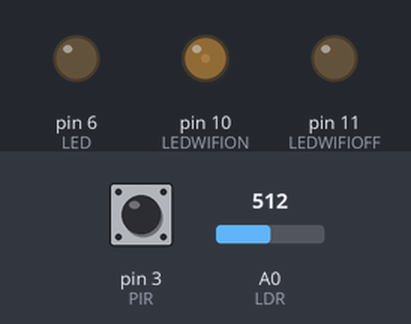
Recording of a sketch running on a simulated Arduino Uno, built with avr-gcc and run on an emulated ATmega328P. Shown: output pins drawn as LEDs (lit = HIGH). Inputs (shaded band) come from the test bench; at power-on: pin 3 (PIR) LOW, A0 (LDR) = 512. WiFi joins after 1.5 s; servers stay silent unless stated; the modem accepts every AT command (registered, SIM ready, sends succeed) and sends nothing else; what the sketch prints to the serial monitor is not drawn.

Above: at 4.2 s.
4.3 s: pin 3 (PIR) driven HIGH
At 4.75 s:
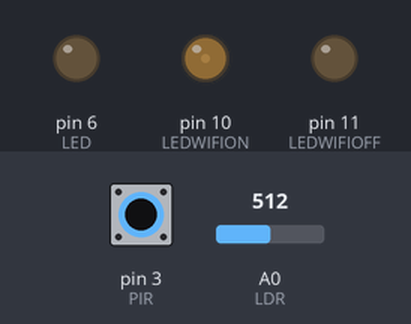
7.3 s: A0 (LDR) set to 581
10.3 s: A0 (LDR) set to 608
At 11.5 s:
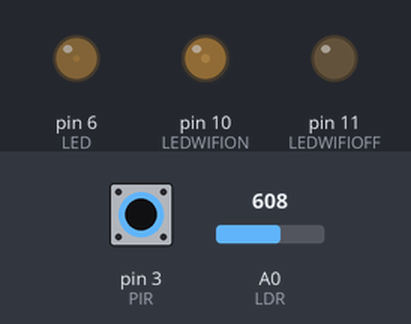
11.8 s: pin 3 (PIR) driven LOW
At 12.21 s:
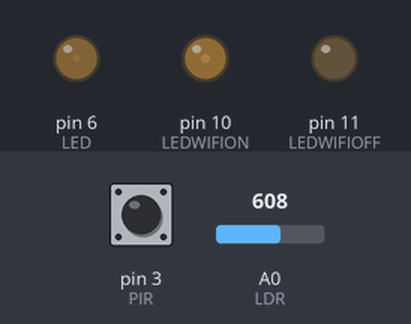
14.8 s: pin 3 (PIR) pulsed HIGH 2 times (0.12 s each, 0.3 s apart)
At 16.83 s:
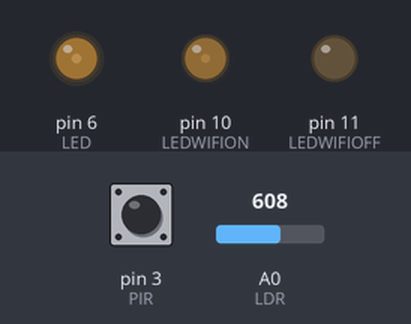
18.4 s: pin 3 (PIR) driven HIGH
At 20.28 s:
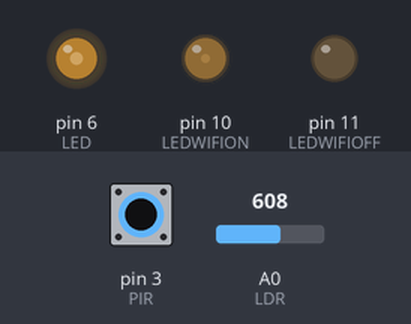
Timing chart, 0 to 22.4 s (numbered marks = the images above; inputs shaded):
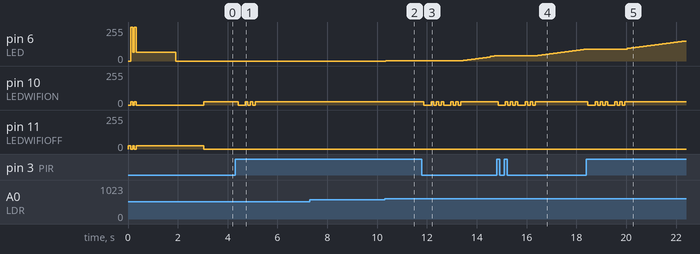

The sketch:

SmartEnergyCampus.ino
```cpp
/*
  Project: Smart Energy Campus
  Year: 2022 / 2023
        LESI @ IPCA
  Authors:  2727 Nuno Mendes
           21138 Rosario Silva
           21153 Tiago Azevedo
           21156 Francisco Pereira
*/

#include <WiFiEsp.h>
#include <WiFiEspClient.h>
//#include <WiFiEspServer.h>
#include "SoftwareSerial.h"
#include "TimerOne.h"

SoftwareSerial softserial(4, 5);  // RX, TX
byte mac[6];
IPAddress ip;

//char serveraddress[] = "10.10.10.2";  // endereco do servidor web e base de dados
char ssid[] = "smartenergy";          // nome de rede sem fios (SSID)
char pass[] = "20222023lesi";         // senha da rede sem fios

// Inicializa o cliente de rede
WiFiEspClient client;
int status = WL_IDLE_STATUS;
int reqCount = 0;      // Em modo servidor web: numero de pedidos recebidos

#define LED 6          // pino de output dos LEDs, porta PWM
#define LDR 0          // pino de input do sensor de luz
#define PIR 3          // pino de input do sensor de movimento
#define interruptPin 3 // pino de input do sensor de movimento para a funcao de interrupt via detecao de movimento
#define LEDWIFION 10   // wireless conetado e a funcionar
#define LEDWIFIOFF 11  // wireless nao conetado
#define MAXLED 24      // LED maximum value during tests
#define LDRmax 1000    // LDR maximum input
#define LDRmin 40      // LDR minimum input
#define LDRmed 600     // 600 para efeitos de testes dentro de casa, 400 no IPCA
#define TIMEmax 20     // tempo maximo em segundos para os LEDs ligados
#define valLEDmin 2    // valor dos LEDs quando ligados mas sem movimentom, em standby
#define valINCREMENT 4 // valor de incremento / decremento na suavizacao de alteracao do valor da iluminacao

int counter = 0;	   // armazena a quantidade de segundos passados para o interrupt atraves do timer
int periodo = 120;     // tempo em segundos em que sao enviados periodicamente dados para o servidor
int valLED = 0;        // valor inicial
int stateLED = LOW;    // valor inicial do estado dos LEDs desligados
int valLDR = 0;        // valor inicial
long valLDRnew = 0;    // valor incicial
int valPIR = 0;        // valor inicial
int statePIR = LOW;    // sem deteção de movimento
uint32_t timer = 0;    // temporizador para o tempo dos LEDs ligados
uint32_t timer2 = 0;
int sendData = 0;      // estado do envio de dados para o servidor

//WiFiEspServer server(80);

void info() {
  // informacao inicial no arranque do sistema
  Serial.println("\n\n\n\n");
  Serial.println("Smart Energy Campus version 0.5 @ IPCA 2022/2023\n");
  Serial.println(" 2727 Nuno Mendes");
  Serial.println("21138 Rosario Silva");
  Serial.println("21153 Tiago Azevedo");
  Serial.println("21156 Francisco Pereira");
  //delay(750);
}

void test() {
  Serial.println("\n[Testing]");
  delay(500);

  Serial.print("\n- Ilumination...");
  // aumentar o brilho
  Serial.print("\n Bright up ");
  for(int i=0; i<=255; i++) {
    //if ((i % 2) == 0) Serial.print("+");
    ++i;
    analogWrite(LED, i);
    delay(10);
  }
  // reduzir o brilho
  Serial.print("\n Bright down ");
  for(int i=255; i>=0; i--){
    //if ((i % 2) == 0) Serial.print("-");
    --i;
    analogWrite(LED, i);
    delay(10);
  }
  analogWrite(LED, 0);    // desliga os LEDs

  Serial.print("\n\n- Light Sensor LDR... ");
  for(int i=0; i<=127; i++) {
    if ((i % 30) == 0) Serial.print("\n");
    valLDR = analogRead(LDR);
    Serial.print(" ");
    Serial.print(valLDR);
    delay(10);
  }
  valLDR = 0;

  Serial.print("\n\n- Motion Sensor PIR... ");
  for(int i=0; i<=127; i++) {
    if ((i % 60) == 0) Serial.print("\n");
    valPIR = digitalRead(PIR);
    Serial.print(" ");
    Serial.print(valPIR);
    delay(10);
  }
  valPIR = LOW;

  Serial.print("\n\n- Network LEDs... ");
  for(int i=0; i<=10; i++) {
    analogWrite(LEDWIFION, 0);
    analogWrite(LEDWIFIOFF, MAXLED);
    delay(100);
    analogWrite(LEDWIFION, MAXLED);
    analogWrite(LEDWIFIOFF, 0);
    delay(100);
  }
  analogWrite(LEDWIFION, 0);
  analogWrite(LEDWIFIOFF, 0);
  Serial.println("\n");
}

void setup() {
  pinMode(LED, OUTPUT);
  pinMode(LEDWIFION, OUTPUT);
  pinMode(LEDWIFIOFF, OUTPUT);
  pinMode(LDR, INPUT);
  pinMode(PIR, INPUT);
  pinMode(interruptPin, INPUT_PULLUP);
  analogWrite(LED, 0);    // Desliga os LEDs
  analogWrite(LEDWIFION, 0);
  analogWrite(LEDWIFIOFF, MAXLED);

  // inicializacao do Interrupt atraves da detecao de movimento com o sensor PIR
  attachInterrupt(digitalPinToInterrupt(interruptPin), detectionPIR, CHANGE);

  // inicializacao do Interrupt atraves de um Timer
  Timer1.initialize(500000);
  Timer1.setPeriod(1000000);            // definido para periodos de 1 segundo
  Timer1.attachInterrupt(periodic);     // funcao que invoca quando e' atingido o periodo

  // inicializa a consola serie para depuracao (debug)
  Serial.begin(9600);

  // Info do projeto
  info();

  // Testando os componentes externos
  //test();

  // incializacao serie para o modulo ESP
  analogWrite(LEDWIFIOFF, MAXLED);
  Serial.println("\n[Network connection]");
  softserial.begin(115200);
  softserial.write("AT+CIOBAUD=9600\r\n");
  softserial.write("AT+RST\r\n");
  softserial.begin(9600);
  // inicializa o modulo ESP
  WiFi.init(&softserial);

  // verifica a presença do shield WiFi
  if (WiFi.status() == WL_NO_SHIELD) {
    Serial.println("WiFi shield not present");
    // nao continua
    while (true)
      ;
  }

  // tentiva de conetar a rede sem fios
  while (status != WL_CONNECTED) {
    analogWrite(LED, 255);
    analogWrite(LEDWIFION, MAXLED);
    analogWrite(LEDWIFIOFF, 0);
    delay(75);
    analogWrite(LED, 64);
    analogWrite(LEDWIFION, 0);
    analogWrite(LEDWIFIOFF, MAXLED);
    delay(75);
    analogWrite(LED, 255);
    analogWrite(LEDWIFION, MAXLED);
    analogWrite(LEDWIFIOFF, 0);
    delay(75);
    analogWrite(LED, 64);
    analogWrite(LEDWIFION, 0);
    analogWrite(LEDWIFIOFF, MAXLED);
    delay(75);

    Serial.print("Tentando conetar a rede com SSID: ");
    Serial.println(ssid);
    // Conetar a rede sem fios com WPA/WPA2
    status = WiFi.begin(ssid, pass);
    analogWrite(LED, 0);
  }

  Serial.println("Esta ligado a rede sem fios");
  printWifiStatus();
  analogWrite(LEDWIFION, MAXLED);
  analogWrite(LEDWIFIOFF, 0);

  // inicia o servidor web do poste na porta 80
  //server.begin();
}

void inputs() {
  valLDR = analogRead(LDR);     // leitura do valor do sensor LDR

  /*
  // Este bloco de codigo foi substituido pelo interrupt via detecao de movimento, funcao detectionPIR()
  valPIR = digitalRead(PIR);    // leitura do valor do sensor de movimento PIR
  if (valPIR == HIGH) {
    statePIR = HIGH;            // estado de detecao de movimento passa a TRUE
    sendDataToServer();
  }
  */
}

void outputs() {
  // LDRmax - pouca iluminacao, sem sol, escuro
  // LDRmin - muita iluminacao, muito sol
  if (valLDR <= LDRmin ) valLDR=LDRmin;
  if (valLDR >= LDRmax) valLDR=LDRmax;
  valLDRnew = (long) (valLDR * 100 / LDRmax );     // converter para percentagem 0% a 100%
  int valLEDnew =  (int) (255  * valLDRnew / 100); // atribui ao LED o valor de iluminacao ideal de acordo com o sensor de input LDR

  if (valLDR >= LDRmed) {

    if (statePIR==HIGH) {   // caso volte a detetar movimento reinicia o timer
      timer = TIMEmax;      // o tempo de LEDs ligados volta ao maximo
      stateLED = HIGH;      // liga os LEDs
      sendDataToServer();
      statePIR = LOW;       // estado detecao de movimento passa a FALSO
    }

    if (timer > TIMEmax) timer = TIMEmax;
    if (timer > 0) {
      timer = timer - (millis() - timer2);  // atualiza o tempo restante guardado na variavel timer
      // Ajusta o valor da iluminacao conforme a intensidade de luz "solar", o novo valor que esta guardado em valLEDnew
      if (valLED < valLEDnew) valLED=valLED + valINCREMENT;
      if (valLED > valLEDnew) valLED=valLED - valINCREMENT;
    } else {                      // reduz o valor da iluminacao dos LEDs ao valor mínimo, iluminacao de presenca
      timer = 0;
      stateLED = HIGH;
      if (valLED > valLEDmin) {   // reduz a iluminacao até ser igual ao valor de iluminacao de presenca valLEDmin
        valLED = valLED - valINCREMENT;
      } else {
        valLED = valLEDmin;
      }
    }

    analogWrite(LED, valLED);     // atribui a iluminacao atual aos LEDs
  } else {                        // desliga os LEDs
    stateLED = LOW;
    valLED = 0;                   // atribui a iluminacao a zero...
    analogWrite(LED, valLED);     // ...e desliga os LEDs
    timer = 0;
    //sendDataToServer();
  }

  // envia para a consola os dados atuais de input e output
  Serial.print("\nLight actual value: "); Serial.print(valLED);
  Serial.print("| Light next value: "); Serial.print(valLEDnew);
  Serial.print("| Light state: "); Serial.print(stateLED);
  Serial.print("| LDR value: "); Serial.print(valLDR);
  Serial.print("| LDR %: "); Serial.print(valLDRnew);
  Serial.print("| PIR value: "); Serial.print(valPIR);
  Serial.print("| PIR state: "); Serial.print(statePIR);
  Serial.print("| Timer: "); Serial.print(timer);
  Serial.print("| Counter: "); Serial.print(counter);
  delay(75);

  timer2 = millis();    // regista o tempo atual
  if (statePIR == HIGH && stateLED == LOW) {
    statePIR = LOW;
  }
}

void loop() {
  // funcao para fazer a leitura de todos os inputs (sensores)
  inputs();   // leitura de sensores
  outputs();  // comandos para os atuadores
  if (sendData == HIGH) {     // caso TRUE invoca a funcao para o envio de dados para o servidor
    sendDataToServer();
    sendData=LOW;
  }

/* inicio: serviço http do proprio poste de iluminacao*/
/*
  // fica a espera de ligacoes de clientes
  WiFiEspClient client = server.available();
  if (client) {
    Serial.println("Nova ligacao http");
    // um pedido http termina com uma linha em branco
    boolean currentLineIsBlank = true;
    while (client.connected()) {
      if (client.available()) {
        char c = client.read();
        Serial.write(c);
		// se chegou ao fim da linha (recebeu um caracter de nova linha) e a linha está em branco,
		// o pedido http terminou, entao ja se pode enviar uma resposta
        if (c == '\n' && currentLineIsBlank) {
          Serial.println("Enviado resposta http");

          // envia um cabeçalho de resposta http padrão
          // use \r\n em vez de muitas instruções println para acelerar o envio de dados
          client.print(
            "HTTP/1.1 200 OK\r\n"
            "Content-Type: text/html\r\n"
            "Connection: close\r\n"  // a ligacao será fechada após a conclusão da resposta
            "Refresh: 5\r\n"         // recarrega a pagina automaticamente a cada 5 segundos
            "\r\n");
          client.print("<!DOCTYPE HTML>\r\n");
          client.print("<html>\r\n");
          client.print("<h4>Smart Energy Campus</h4>\r\n");
          client.print("<h1>Lamp Post</h1>\r\n");
          client.print("<h2>Network</h2>\r\n");
          client.print("Mac Address: ");
          client.print(mac[5],HEX);client.print(":");client.print(mac[4],HEX);client.print(":");client.print(mac[3],HEX);client.print(":");
          client.print(mac[2],HEX);client.print(":");client.print(mac[1],HEX);client.print(":");client.print(mac[0],HEX);
          client.print("<br>\r\n");
          client.print("IP Address: ");
          client.print(ip);
          client.print("<br>\r\n");
          client.print("<h2>Status</h2>\r\n");
          client.print("Light value: ");  client.print(valLED); client.print("<br>\r\n");
          client.print("Light state: ");  client.print(stateLED); client.print("<br>\r\n");
          client.print("LDR value: ");    client.print(valLDR); client.print("<br>\r\n");
          client.print("LDR %: ");        client.print(valLDRnew); client.print("<br>\r\n");
          client.print("PIR value: ");    client.print(valPIR); client.print("<br>\r\n");
          client.print("PIR state: ");    client.print(statePIR); client.print("<br>\r\n");
          client.print("Timer: ");        client.print(timer); client.print("<br>\r\n");
          client.print("<br>\r\n");
          client.print("Requests received: "); client.print(++reqCount);
          client.print("<br>\r\n");

          client.print("</html>\r\n");
          break;
        }
        if (c == '\n') {
          // Iniciando uma nova linha
          currentLineIsBlank = true;
        } else if (c != '\r') {
          // Obteve um caracter na linha atual
          currentLineIsBlank = false;
        }
      }
    }
    // Dando tempo ao navegador da web para receber os dados
    delay(10);

    // Terminar a ligacao
    client.stop();
    Serial.println("Cliente desconetado");
  } */
  /* fim: serviço http do proprio poste de iluminacao*/
}

void printWifiStatus() {
  // escreve na consola o SSID da rede sem fios a qual esta ligado
  Serial.print("SSID: ");
  Serial.println(WiFi.SSID());

  // escreve na consola o endereco IP do shield WiFi
  ip = WiFi.localIP();
  Serial.print("IP Address : "); Serial.println(ip);
  WiFi.macAddress(mac);
  Serial.print("MAC Address: ");
  Serial.print(mac[5],HEX);  Serial.print(":");
  Serial.print(mac[4],HEX);  Serial.print(":");
  Serial.print(mac[3],HEX);  Serial.print(":");
  Serial.print(mac[2],HEX);  Serial.print(":");
  Serial.print(mac[1],HEX);  Serial.print(":");
  Serial.println(mac[0],HEX);

  // escreve na consola o link para abrir a partir de um navegador/browser
  Serial.print("\nPara acesso direto ao poste abrir num browser o endereco http://");
  Serial.println(ip);
  delay(1000);
}

void sendDataToServer() { // funcao que faz o envio dos dados atuais para o servidor
  analogWrite(LEDWIFION, 0);
  analogWrite(LEDWIFIOFF, 0);
  Serial.println("\nEnviado dados para o servidor");

  client.stop(); // termina todas as ligacoes e efetua um novo pedido e liberta o socket do shield WiFi

  // verifica se existe conetividade com o servidor
  if (client.connect("10.10.10.2", 80)) {
    // a ligacao com o servidor foi efetuada
    // pisca led VERDE para sinalizar comunicacao com o servidor com sucesso

    String s1 = "GET /webservices.php?macaddress=";
    s1 += String(mac[5],HEX); s1 += ":";
    s1 += String(mac[4],HEX); s1 += ":";
    s1 += String(mac[3],HEX); s1 += ":";
    s1 += String(mac[2],HEX); s1 += ":";
    s1 += String(mac[1],HEX); s1 += ":";
    s1 += String(mac[0],HEX);
    s1 += "&ipaddress=";
    s1 += String(ip[0])+String(".")+String(ip[1]) +String(".")+String(ip[2])+String(".")+String(ip[3]); // endereço IP atual
    String s2 = "&valled="; s2 += valLED;
    s2 += "&stateled=";     s2 += stateLED;
    s2 += "&valldr=";       s2 += valLDR;
    s2 += "&valldrnew=";    s2 += valLDRnew;
    s2 += "&valpir=";       s2 += valPIR;
    s2 += "&statepir=";     s2 += statePIR;
    s2 += " HTTP/1.1";
    s1 += s2;
    Serial.println((s1));

    analogWrite(LEDWIFION, MAXLED); delay(100);
    client.println((s1));
    analogWrite(LEDWIFION,0); delay(100);
    client.println(F("Host: 10.10.10.2"));
    analogWrite(LEDWIFION,MAXLED); delay(100);
    client.println("Connection: close");
    analogWrite(LEDWIFION,0); delay(100);
    client.println();
    analogWrite(LEDWIFION,MAXLED); delay(100);
  }
  else {
    // se a ligacao com o servidor nao for efetuada
    // pisca led VERMELHO para sinalizar erro de comunicacao com o servidor
    Serial.println(F("A ligacao falhou!"));
    analogWrite(LEDWIFIOFF, MAXLED); delay(100);
    analogWrite(LEDWIFIOFF, 0); delay(100);
    analogWrite(LEDWIFIOFF, MAXLED); delay(100);
    analogWrite(LEDWIFIOFF, 0); delay(100);
  }

  analogWrite(LEDWIFION,MAXLED);
  analogWrite(LEDWIFIOFF, 0);
  client.stop();
}

void periodic() {
  if (counter >= periodo) {
       Serial.print("\nInterrupt via timer1 a cada ");
       Serial.print(periodo);
       Serial.print(" segundos ATIVADO!");
       sendData= HIGH;         // estado de envio de dados para o servidor passa a TRUE
       counter = 0;
  } else {
  ++counter;
  }
}

void detectionPIR() {
  if (statePIR == LOW) {
    Serial.print("\nInterrupt via detecao de movimento ATIVADO!");
    statePIR = HIGH;            // estado de detecao de movimento passa a TRUE
    sendData = HIGH;            // estado de envio de dados para o servidor passa a TRUE
  }
}
```

Measured:
- after the input at 4.3 s, pin 10 (LEDWIFION): 24/255 → 0/255 after 0.12 s, then repeats every 0.20 s: 24/255 0.10 s, 0/255 0.10 s, until it stays 24/255 from 5.1 s
- after the input at 7.3 s, every drawn part: stays the same
- after the input at 10.3 s, pin 6 (LED): 0/255 → 2/255 after 0.05 s
- after the input at 11.8 s, pin 6 (LED): moves from 2/255 to 38/255 over 1.2 s, starting after 1.7 s; pin 10 (LEDWIFION): 24/255 → 0/255 after 0.07 s, → 24/255 0.29 s later, → 0/255 0.10 s later, → 24/255 0.10 s later, … (12 changes in this stretch)
- after the input at 14.8 s, pin 10 (LEDWIFION): 24/255 → 0/255 after 0.06 s, → 24/255 0.29 s later, → 0/255 0.10 s later, → 24/255 0.10 s later, … (12 changes in this stretch)
- after the input at 18.4 s, pin 10 (LEDWIFION): 24/255 → 0/255 after 0.06 s, → 24/255 0.29 s later, → 0/255 0.10 s later, → 24/255 0.10 s later, … (12 changes in this stretch)
